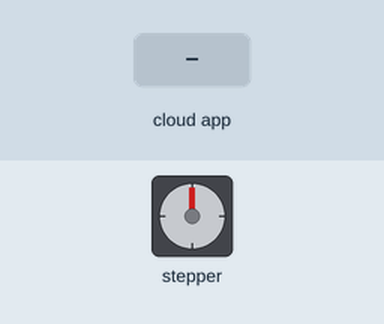
Recording of a sketch running on a simulated Arduino Uno, built with avr-gcc and run on an emulated ATmega328P. Shown: stepper motor. The inputs (shaded band) are chosen by the test bench. The ROS host is connected and sends only what is stated; stepper angles assume 200 steps per turn.

Above: at 1.2 s.
1.3 s: the phone or cloud app sets command to -100
At 1.49 s:
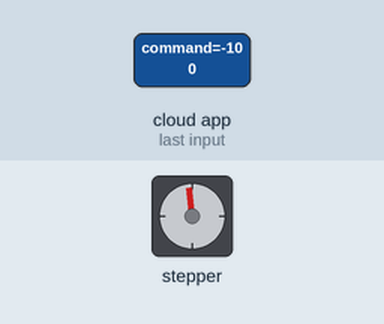
At 2.11 s:
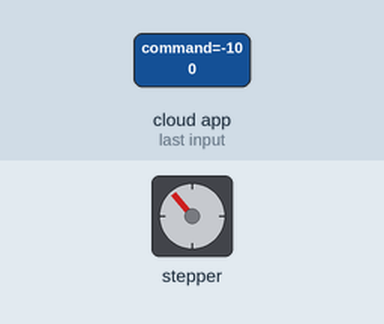
Timing chart, 0 to 56.4 s (numbered marks = the images above; inputs shaded):
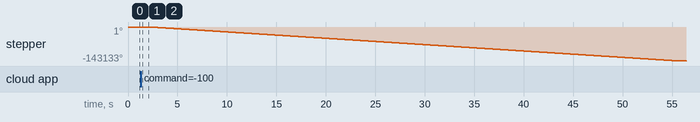

The sketch:

accel_step_control.ino
```cpp
#include <ros.h>
#include <std_msgs/Float64.h>
#include <AccelStepper.h>

const int dirPin = 5;
const int stepPin = 2;
const int dirPin2 = 6;
const int stepPin2 = 3;
const int motorType = 1;
const int motorSteps = 200;

AccelStepper stepper = AccelStepper(motorType, stepPin, dirPin);
AccelStepper stepper2 = AccelStepper(motorType, stepPin2, dirPin2);
ros::NodeHandle nh;

void cycJointMotor1(const std_msgs::Float64 &value){
  const double positionSteps = (value.data/(2.0*3.1415926)) * (double)motorSteps;
  stepper.moveTo((double)25*positionSteps);
  stepper.runToPosition();
  delay(1000);
}

void cycJointMotor2(const std_msgs::Float64 &value){
  const double positionSteps = (value.data/(2.0*3.1415926)) * (double)motorSteps;
  stepper2.moveTo(-(double)25*positionSteps);
  stepper2.runToPosition();
  delay(1000);
}

ros::Subscriber<std_msgs::Float64> motor1("/assembly/Rev3_position_controller/command", &cycJointMotor1);
ros::Subscriber<std_msgs::Float64> motor2("/assembly/Rev4_position_controller/command", &cycJointMotor2);

void setup(){
  stepper.setMaxSpeed(2000);
  stepper.setAcceleration(1000);
  stepper2.setMaxSpeed(2000);
  stepper2.setAcceleration(1000);

  nh.initNode();
  nh.subscribe(motor1);
  nh.subscribe(motor2);

}

void loop(){
  nh.spinOnce();
  delay(1);
}
```

Measured:
- after the input at 1.3 s, stepper: keeps turning counter-clockwise at about 2600°/s, starting at once
